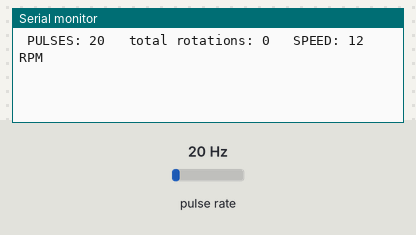
Bench run of a sketch on a simulated Arduino Uno, built with avr-gcc and run on an emulated ATmega328P. On the bench: the last lines printed to the serial monitor. Wiring (inferred from the names in the program): pulse sensor: data pin 3. The inputs (shaded band) are chosen by the test bench; at power-on: pulse rate 20 Hz.

Above: at 1.2 s.
1.3 s: pulse rate (sensor on pin 3) set to 4 Hz
At 2.5 s:
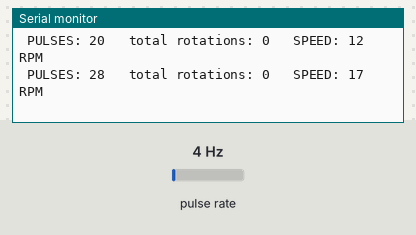
2.8 s: pulse rate (sensor on pin 3) set to 50 Hz
At 3.8 s:
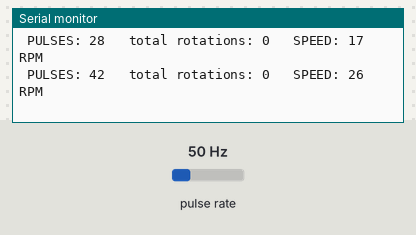
Timing chart, 0 to 5.8 s (numbered marks = the images above; inputs shaded):
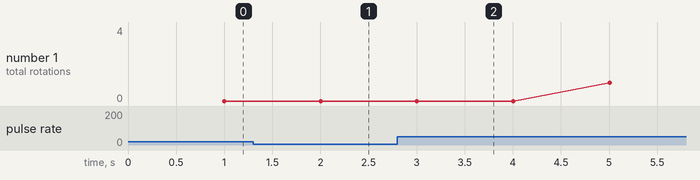

Measured:
- after the input at 1.3 s, the serial monitor: prints a new line after 0.70 s (image 1)
- after the input at 2.8 s, the serial monitor: prints a new line after 0.20 s (image 2)
- plotted number 1: 0 → 4 after the input at 2.8 s

The sketch:

custom_code_1.ino
```cpp
/*
  Gearmotor Rotary Encoder Test
  motor-encoder-rpm.ino
  Read pulses from motor encoder to calculate speed
  Control speed with potentiometer
  Displays results on Serial Monitor
  Use Cytron MD10C PWM motor controller
  DroneBot Workshop 2019
  https://dronebotworkshop.com
*/

// Motor encoder output pulse per rotation (change as required)
#define ENC_COUNT_REV 95

// Encoder output to Arduino Interrupt pin
#define ENC_IN 3

// Pulse count from encoder
volatile long encoderValue = 0;

// One-second interval for measurements
int interval = 1000;

// Counters for milliseconds during interval
long previousMillis = 0;
long currentMillis = 0;

// Variable for RPM measuerment
int rpm = 0;

// Variable for number of rotations
int rotations = 0;

void setup()
{
  // Setup Serial Monitor
  Serial.begin(9600);

  // Set encoder as input with internal pullup
  pinMode(ENC_IN, INPUT_PULLUP);

  // Attach interrupt
  attachInterrupt(digitalPinToInterrupt(ENC_IN), updateEncoder, RISING);

  // Setup initial values for timer
  previousMillis = millis();
}

void loop()
{
  // Update RPM value every second
  currentMillis = millis();
  if (currentMillis - previousMillis > interval) {
    previousMillis = currentMillis;


    // Calculate RPM
    rpm = (float)(encoderValue * 60 / ENC_COUNT_REV);

     // Calculate RPM
    rotations = (float)(encoderValue / ENC_COUNT_REV);

    // Only update display when there is a reading
    if (rpm > 0) {
      Serial.print(" PULSES: ");
      Serial.print(encoderValue);
      Serial.print('\t');
      Serial.print(" total rotations: ");
      Serial.print(rotations);
      Serial.print('\t');
      Serial.print(" SPEED: ");
      Serial.print(rpm);
      Serial.println(" RPM");
    }
  }
}

void updateEncoder()
{
  // Increment value for each pulse from encoder
  encoderValue++;
}
```
